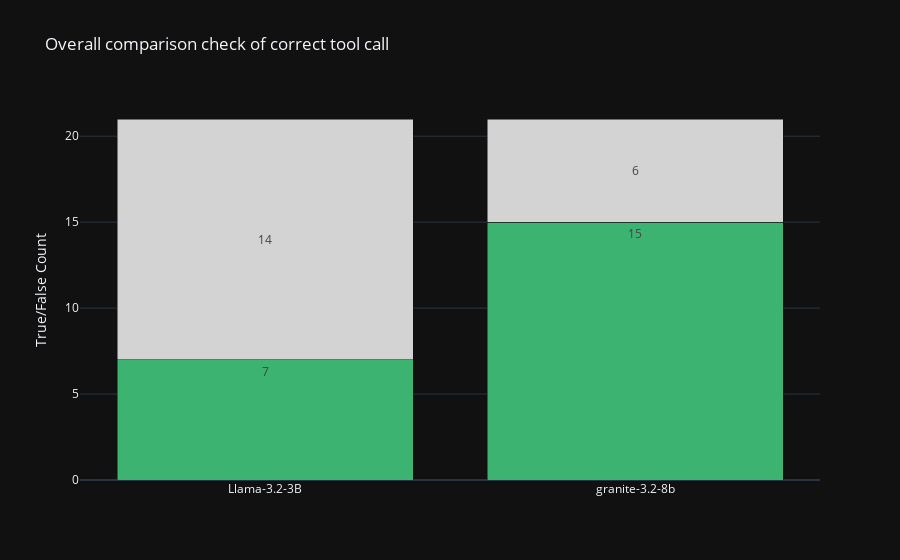

The cell this chart's notebook holds for it:
### Markdown cell above
### Bar chart comparing both Llama-3.2-3b and granite-3.2-8b models tool call matching for all the server models

### Code cell
fig = make_subplots(rows=1, cols=1)  
fig = add_subplot(fig, df, row=1, col=1,column_name='tool_call_match',title= 'Overall comparison check of correct tool call ')  # Add the subplot
fig.show()

### Figure 1 — Plotly figure (JSON) as saved in the notebook; plotly's stock layout.template omitted (floating-point values rounded to 4 significant figures)
{"data": [{"marker": {"color": "mediumseagreen"}, "name": "True", "text": ["7", "15"], "textposition": "outside", "type": "bar", "x": ["Llama-3.2-3B", "granite-3.2-8b"], "xaxis": "x", "y": [7, 15], "yaxis": "y"}, {"insidetextanchor": "middle", "marker": {"color": "lightgray"}, "name": "False", "text": ["14", "6"], "textposition": "inside", "type": "bar", "x": ["Llama-3.2-3B", "granite-3.2-8b"], "xaxis": "x", "y": [14, 6], "yaxis": "y"}], "layout": {"barmode": "stack", "showlegend": false, "title": {"text": "Overall comparison check of correct tool call "}, "xaxis": {"anchor": "y", "domain": [0, 1]}, "yaxis": {"anchor": "x", "domain": [0, 1], "title": {"text": "True/False Count"}}}}
